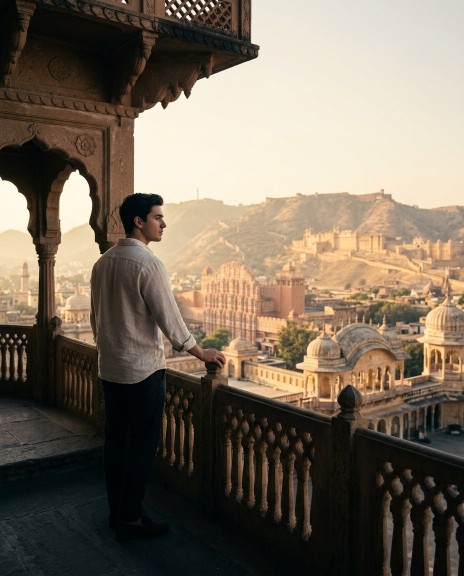
#> input picture docs/marketing/ekguru-social-campaign/01_photographic_plates/slide_01_hook_jaipur_4x5.jpg, 928 x 1152 px, found by its file name (shown at 1/2 size); the run also reads 3 pictures not shown here
$ python prepare_framed_canvases.py
#> lines starting #> are read from the running program, lines starting #| are printed output that depends on the picture
#> in build_slide_01, raw is the input picture: PIL image 928x1152 RGB; mean R, G, B 119.7, 107.8, 92.3
#!/usr/bin/env python3
"""
Prepares pixel-exact photographic base canvases (1080x1350 for Instagram Carousel
Slides 1-5, and 1200x675 for the X/Twitter Landscape Post) with unified warm-ivory
and midnight-navy editorial color grading, rounded gallery masking, and smooth
negative-space vignettes ready for crisp vector typography & official logo compositing.
"""
import os
import numpy as np
from PIL import Image, ImageDraw, ImageEnhance, ImageFilter

ROOT = os.path.abspath("docs/marketing/ekguru-social-campaign")
PLATES = os.path.join(ROOT, "01_photographic_plates")
OUT = os.path.join(ROOT, "02_editable_designs")
os.makedirs(OUT, exist_ok=True)

MIDNIGHT = (11, 14, 23)       # #0B0E17
ELEVATED_NAVY = (16, 21, 34)  # #101522


def save_base(im, stem):
    # Save lossless PNG to /tmp for zero-generation-loss PNG rendering, and 4:4:4 Q96 JPG in 02_editable_designs for lightweight editable SVGs
    os.makedirs("/tmp/ekguru_social_bases", exist_ok=True)
    im.save(f"/tmp/ekguru_social_bases/{stem}.png")
    im.save(os.path.join(OUT, f"{stem}.jpg"), quality=96, subsampling=0, optimize=True)


def grade_photo(im, warmth=1.03, contrast=1.04, color=0.96, brightness=1.0):
    """Subtle Condé Nast editorial color harmony across all plates."""
#> called with warmth = 1.03, contrast = 1.05, color = 0.97, brightness = 1
    im = im.convert("RGB")
    if color != 1.0:
        im = ImageEnhance.Color(im).enhance(color)
    if contrast != 1.0:
        im = ImageEnhance.Contrast(im).enhance(contrast)
    if brightness != 1.0:
        im = ImageEnhance.Brightness(im).enhance(brightness)
    if warmth != 1.0:
        arr = np.asarray(im, dtype=np.float32)
        arr[..., 0] = np.clip(arr[..., 0] * warmth, 0, 255)
        arr[..., 2] = np.clip(arr[..., 2] * (2.0 - warmth), 0, 255)
        im = Image.fromarray(arr.astype(np.uint8), "RGB")
    return im


def fit_cover(im, target_w, target_h, anchor_x=0.5, anchor_y=0.5):
#> called with target_w = 1080, target_h = 1350, anchor_x = 0.5, anchor_y = 0.35
    w, h = im.size
#> w = 928; h = 1152
    scale = max(target_w / w, target_h / h)
#> scale = 1.17
    nw, nh = int(round(w * scale)), int(round(h * scale))
#> nw = 1088; nh = 1350
    resized = im.resize((nw, nh), Image.Resampling.LANCZOS)
    left = int(round((nw - target_w) * anchor_x))
#> left = 4
    top = int(round((nh - target_h) * anchor_y))
#> top = 0
    left = max(0, min(nw - target_w, left))
    top = max(0, min(nh - target_h, top))
    return resized.crop((left, top, left + target_w, top + target_h))


def make_midnight_canvas(w, h, glow_center=(0.5, 0.42), glow_radius=0.65, glow_strength=0.14):
    """Deep midnight-navy architectural canvas with subtle warm-charcoal ambient depth."""
    yy, xx = np.mgrid[0:h, 0:w].astype(np.float32)
    cx, cy = w * glow_center[0], h * glow_center[1]
    r = max(w, h) * glow_radius
    dist = np.sqrt(((xx - cx) / r) ** 2 + ((yy - cy) / r) ** 2)
    falloff = np.clip(1.0 - dist, 0.0, 1.0) ** 2.0

    base = np.zeros((h, w, 3), dtype=np.float32)
    base[..., 0] = MIDNIGHT[0] + falloff * (34 * glow_strength / 0.14)
    base[..., 1] = MIDNIGHT[1] + falloff * (28 * glow_strength / 0.14)
    base[..., 2] = MIDNIGHT[2] + falloff * (22 * glow_strength / 0.14)

    # Ultra-subtle film grain (+/- 1.2 luma) to prevent 8-bit gradient banding
    rng = np.random.default_rng(42)
    noise = rng.normal(0.0, 1.1, (h, w, 1)).astype(np.float32)
    base = np.clip(base + noise, 0, 255).astype(np.uint8)
    return Image.fromarray(base, "RGB")


def paste_rounded(canvas, photo, x, y, radius=12):
    w, h = photo.size
    mask = Image.new("L", (w, h), 0)
    draw = ImageDraw.Draw(mask)
    draw.rounded_rectangle((0, 0, w - 1, h - 1), radius=radius, fill=255)
    # Soft drop shadow on midnight canvas
    shadow = Image.new("RGBA", (w + 40, h + 40), (0, 0, 0, 0))
    sdraw = ImageDraw.Draw(shadow)
    sdraw.rounded_rectangle((20, 24, 20 + w - 1, 24 + h - 1), radius=radius, fill=(0, 0, 0, 130))
    shadow = shadow.filter(ImageFilter.GaussianBlur(14))
    canvas_rgba = canvas.convert("RGBA")
    canvas_rgba.alpha_composite(shadow, (x - 20, y - 20))
    canvas = canvas_rgba.convert("RGB")
    canvas.paste(photo, (x, y), mask)
    return canvas


def build_slide_01():
    # Full-bleed golden-hour Jaipur hook
    raw = Image.open(os.path.join(PLATES, "slide_01_hook_jaipur_4x5.jpg"))
    photo = fit_cover(grade_photo(raw, warmth=1.03, contrast=1.05, color=0.97), 1080, 1350, 0.5, 0.35)
    arr = np.asarray(photo, dtype=np.float32)
#> arr: shape (1350, 1080, 3) float32
    h, w, _ = arr.shape
#> h = 1350; w = 1080
    yy, xx = np.mgrid[0:h, 0:w].astype(np.float32)

    # Top header protection (y=0..175) so metadata over bright golden sky has >7:1 contrast
    top_alpha = (np.clip(1.0 - yy / 175.0, 0.0, 1.0) ** 1.45) * 0.78
    # Bottom smooth editorial gradient (y=650..1350) + lower-left diagonal shadow behind headline
    bot_t = np.clip((yy - 650.0) / (1350.0 - 650.0), 0.0, 1.0)
    bot_alpha = np.clip(bot_t ** 1.28 * 1.04, 0.0, 0.97)

    # Soft localized shadow behind left-aligned headline ("A LANGUAGE CAN...") while keeping hand & Jaipur glowing
    hl_x = np.clip(1.0 - xx / 760.0, 0.0, 1.0) ** 1.35
    hl_y = np.clip((yy - 720.0) / 260.0, 0.0, 1.0)
    hl_guard = hl_x * hl_y * 0.62

    alpha = np.maximum(top_alpha, np.maximum(bot_alpha, hl_guard))[..., None]
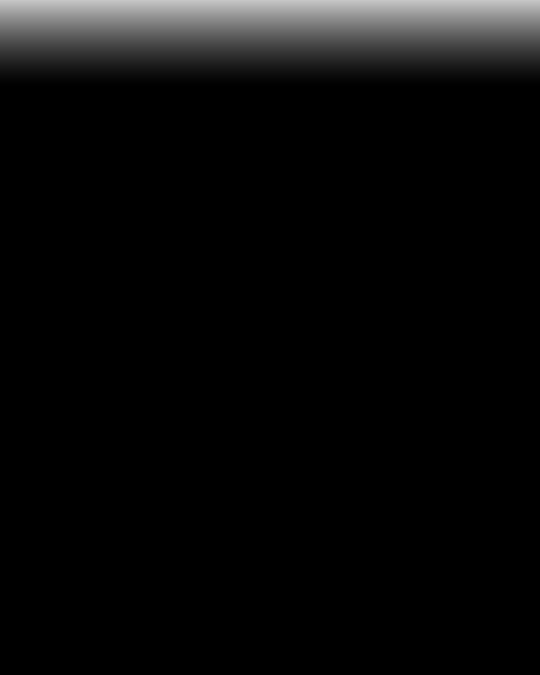
#> top_alpha: shape (1350, 1080) float32 (shown at 1/2 size); min 0, max 0.78, mean 0.0416
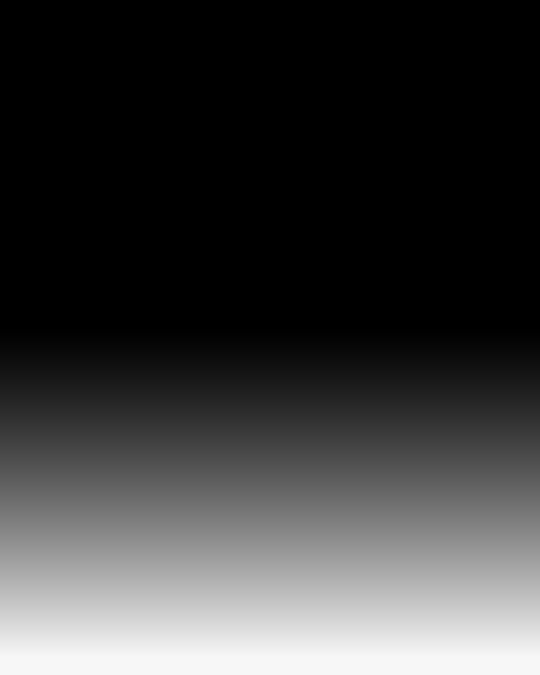
#> bot_alpha: shape (1350, 1080) float32 (shown at 1/2 size); min 0, max 0.97, mean 0.235
    dark = np.array(MIDNIGHT, dtype=np.float32)[None, None, :]
    out = np.clip(arr * (1.0 - alpha) + dark * alpha, 0, 255).astype(np.uint8)
    save_base(Image.fromarray(out, "RGB"), "base_slide_01")


def build_slide_02():
    # Framed Jaipur courtyard cultural connection
    canvas = make_midnight_canvas(1080, 1350, glow_center=(0.5, 0.36), glow_strength=0.13)
    raw = Image.open(os.path.join(PLATES, "slide_02_culture_jaipur_4x5.jpg"))
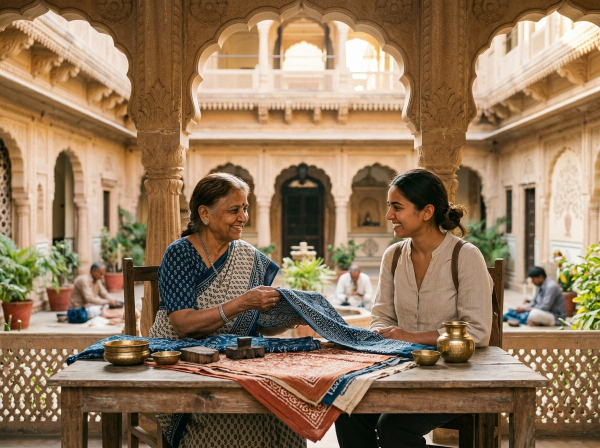
#> input picture docs/marketing/ekguru-social-campaign/01_photographic_plates/slide_02_culture_jaipur_4x5.jpg, 1200 x 896 px, found by its file name (shown at 1/2 size)
#> raw is the input picture: PIL image 1200x896 RGB; mean R, G, B 145.7, 119.3, 91.2
    photo = fit_cover(grade_photo(raw, warmth=1.02, contrast=1.04, color=0.96), 936, 672, 0.5, 0.52)
    canvas = paste_rounded(canvas, photo, 72, 134, radius=10)
#> in paste_rounded, `mask = Image.new("L", (w, h), 0)`: mask: PIL image 936x672 L; every value is 0
#> in paste_rounded, `shadow = Image.new("RGBA", (w + 40, h + 40), (0, 0, 0, 0))`: shadow: PIL image 976x712 RGBA; every value is 0
    save_base(canvas, "base_slide_02")


def build_slide_03():
    # Centerpiece wide cinema frame showing BOTH learner & Indian tutor on laptop call
    canvas = make_midnight_canvas(1080, 1350, glow_center=(0.5, 0.45), glow_strength=0.13)
    raw = Image.open(os.path.join(PLATES, "slide_03_tutor_videocall_4x5.jpg"))
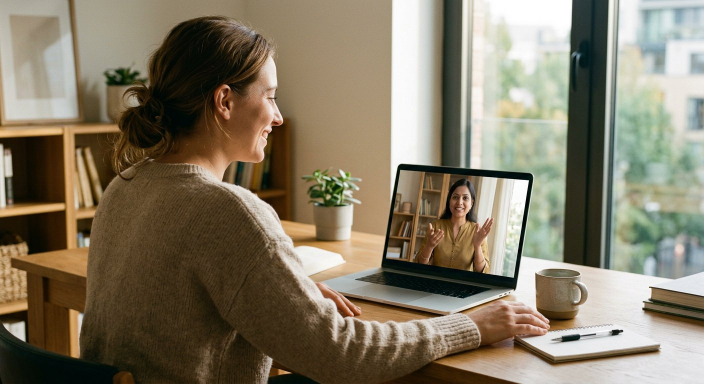
#> input picture docs/marketing/ekguru-social-campaign/01_photographic_plates/slide_03_tutor_videocall_4x5.jpg, 1408 x 768 px, found by its file name (shown at 1/2 size)
#> raw is the input picture: PIL image 1408x768 RGB; mean R, G, B 130.6, 120.8, 100.5
    photo = fit_cover(grade_photo(raw, warmth=1.03, contrast=1.04, color=0.96), 936, 576, 0.48, 0.45)
#> call 3 of fit_cover, with target_w = 936, target_h = 576, anchor_x = 0.48, anchor_y = 0.45
#> in fit_cover (call 3), `w, h = im.size`: w = 1408; h = 768
#> in fit_cover (call 3), `scale = max(target_w / w, target_h / h)`: scale = 0.75
#> in fit_cover (call 3), `nw, nh = int(round(w * scale)), int(round(h * scale))`: nw = 1056; nh = 576
#> in fit_cover (call 3), `left = int(round((nw - target_w) * anchor_x))`: left = 58
#> in fit_cover (call 3), `top = int(round((nh - target_h) * anchor_y))`: top = 0
#> in fit_cover (call 3), `return resized.crop((left, top, left + target_w, top + target_h))`:
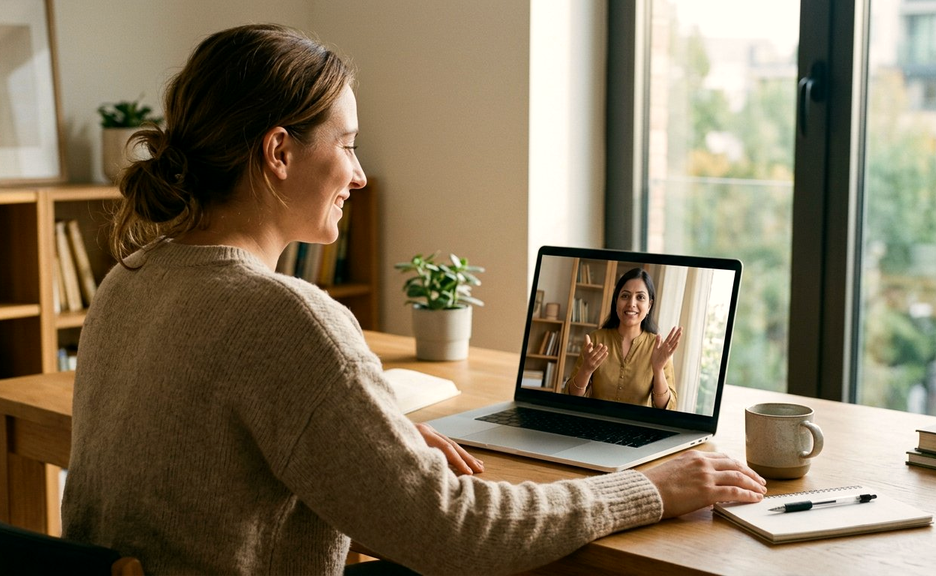
#> returned value: PIL image 936x576 RGB; mean R, G, B 130.4, 116.5, 92.5
    canvas = paste_rounded(canvas, photo, 72, 288, radius=10)
#> call 2 of paste_rounded, with x = 72, y = 288, radius = 10
#> in paste_rounded (call 2), `mask = Image.new("L", (w, h), 0)`: mask: PIL image 936x576 L; every value is 0
#> in paste_rounded (call 2), `shadow = Image.new("RGBA", (w + 40, h + 40), (0, 0, 0, 0))`: shadow: PIL image 976x616 RGBA; every value is 0
#> in paste_rounded (call 2), `shadow = shadow.filter(ImageFilter.GaussianBlur(14))`:
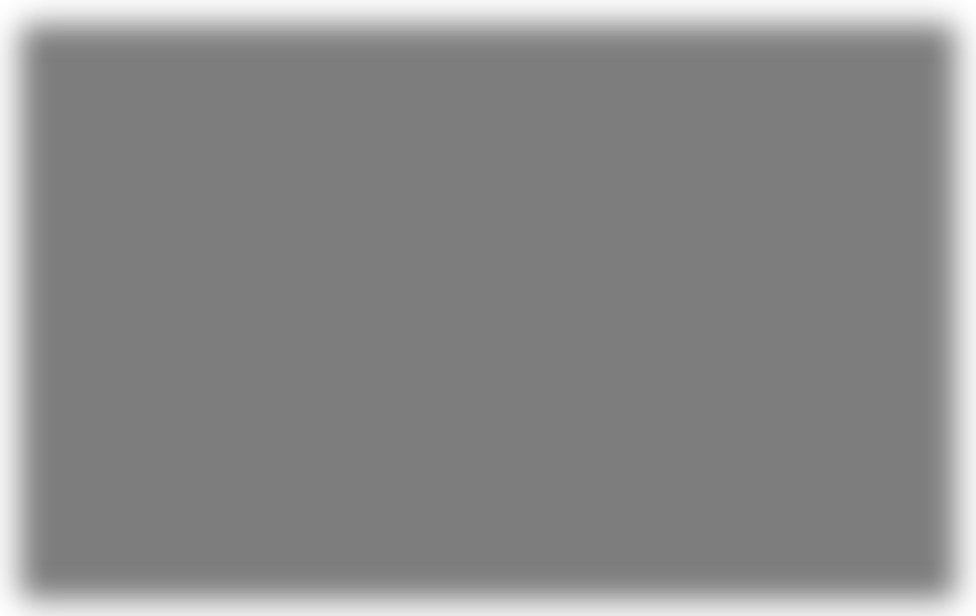
#> shadow: PIL image 976x616 RGBA; mean R, G, B, A 0, 0, 0, 116.3; transparent parts drawn white
#> in paste_rounded (call 2), `canvas.paste(photo, (x, y), mask)`:
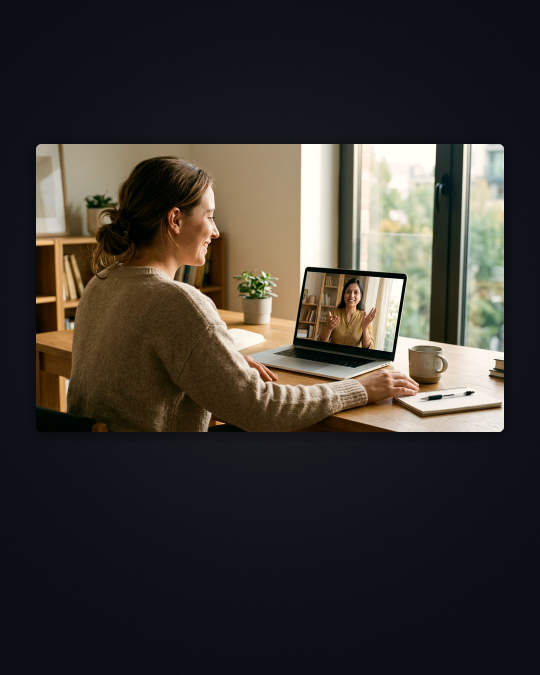
#> canvas: PIL image 1080x1350 RGB (shown at 1/2 size); mean R, G, B 57.5, 53.8, 50
    save_base(canvas, "base_slide_03")


def build_slide_04():
    # Asymmetric split editorial triptych (16px midnight-charcoal gutters)
    canvas = make_midnight_canvas(1080, 1350, glow_center=(0.5, 0.38), glow_strength=0.13)
    p_a = fit_cover(
        grade_photo(Image.open(os.path.join(PLATES, "slide_04a_learner_practice.jpg")), warmth=1.03, contrast=1.04, color=0.96),
        492, 660, 0.5, 0.35
    )
    p_b = fit_cover(
        grade_photo(Image.open(os.path.join(PLATES, "slide_04b_indian_tutor.jpg")), warmth=1.01, contrast=1.04, color=0.95),
        428, 322, 0.58, 0.35
    )
    p_c = fit_cover(
        grade_photo(Image.open(os.path.join(PLATES, "slide_04c_notebook_details.jpg")), warmth=1.02, contrast=1.05, color=0.96),
        428, 322, 0.52, 0.50
    )
    canvas = paste_rounded(canvas, p_a, 72, 134, radius=10)
    canvas = paste_rounded(canvas, p_b, 580, 134, radius=10)
    canvas = paste_rounded(canvas, p_c, 580, 472, radius=10)
    save_base(canvas, "base_slide_04")


def build_slide_05():
    # Luxury deep charcoal & muted-gold ceremonial finale
#> (the run stopped early here; a loop or call above may not have finished)
